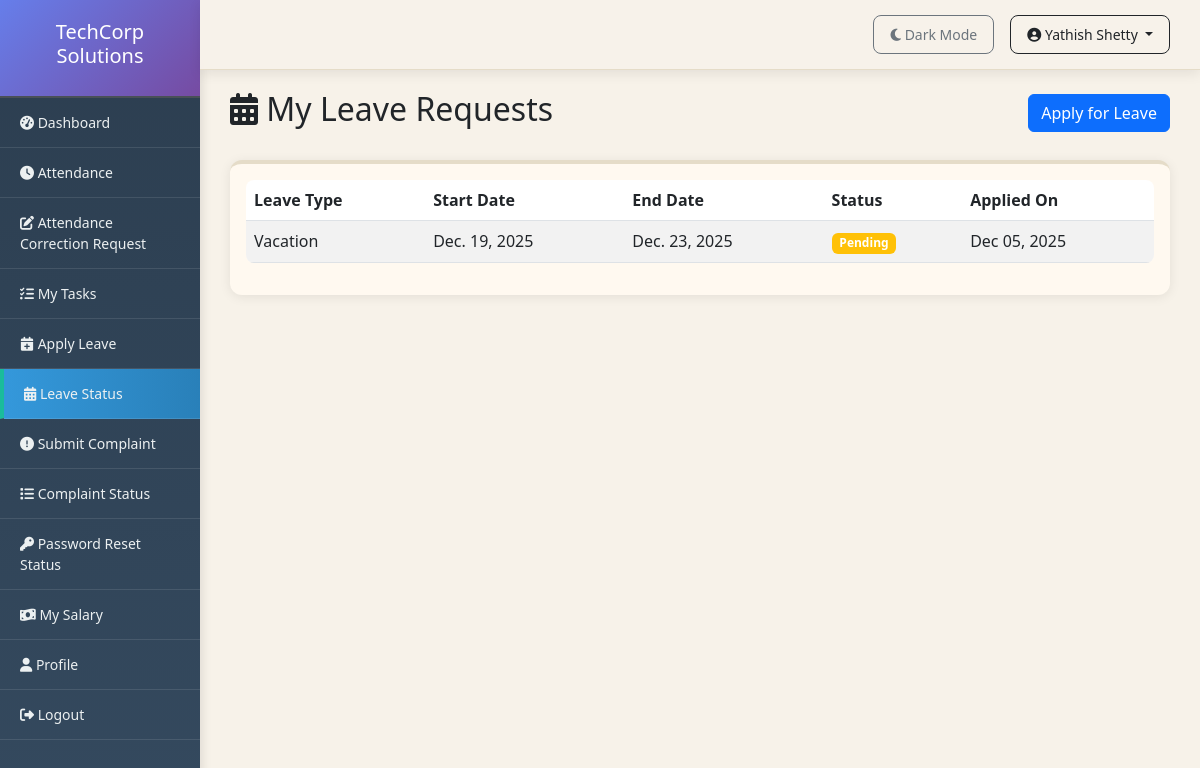
The app's page /leave/status/ (signed in) with its own data.
### employees/models.py (models this page shows, shortened)
class Leave(models.Model):
    STATUS_CHOICES = [
        ('pending', 'Pending'),
        ('approved', 'Approved'),
        ('rejected', 'Rejected'),
        ('cancelled', 'Cancelled'),
    ]
    LEAVE_TYPES = [
        ('sick', 'Sick Leave'),
        ('casual', 'Casual Leave'),
        ('vacation', 'Vacation'),
        ('emergency', 'Emergency'),
    ]
    employee = models.ForeignKey(Employee, on_delete=models.CASCADE)
    leave_type = models.CharField(max_length=20, choices=LEAVE_TYPES)
    start_date = models.DateField()
    end_date = models.DateField()
    reason = models.TextField()
    status = models.CharField(max_length=20, choices=STATUS_CHOICES, default='pending')
    applied_at = models.DateTimeField(auto_now_add=True)
    reviewed_by = models.ForeignKey(User, on_delete=models.SET_NULL, null=True, blank=True, related_name='reviewed_leaves')
    reviewed_at = models.DateTimeField(null=True, blank=True)
    admin_remarks = models.TextField(blank=True)

### employees/views.py (the view)
# urls.py: path('leave/status/', views.employee_leave_status, name='employee_leave_status'),
@login_required
def employee_leave_status(request):
    leaves = Leave.objects.filter(employee=request.user.employee).order_by('-applied_at')
    return render(request, 'employee/leave_status.html', {'leaves': leaves})

### employees/context_processors.py (called while the page is built, shortened)
def notifications(request):
    context = {
        'pending_count': 0,
        'leave_count': 0,
        'correction_count': 0,
        'password_reset_count': 0,
    }
    return context

### employees/templates/employee/leave_status.html (shortened to what this page needs)
{% extends 'base.html' %}
{% block content %}
<div class="d-flex justify-content-between align-items-center mb-4">
    <h2><i class="fas fa-calendar-alt"></i> My Leave Requests</h2>
    <a href="{% url 'employee_leave_apply' %}" class="btn btn-primary">Apply for Leave</a>
</div>
<div class="card">
    <div class="card-body">
        {% if leaves %}
            <div class="table-responsive">
                <table class="table table-striped">
                    <thead>
                        <tr>
                            <th>Leave Type</th>
                            <th>Start Date</th>
                            <th>End Date</th>
                            <th>Status</th>
                            <th>Applied On</th>
                        </tr>
                    </thead>
                    <tbody>
                        {% for leave in leaves %}
                        <tr>
                            <td>{{ leave.get_leave_type_display }}</td>
                            <td>{{ leave.start_date }}</td>
                            <td>{{ leave.end_date }}</td>
                            <td>
                                <span class="badge bg-{% if leave.status == 'approved' %}success{% elif leave.status == 'rejected' %}danger{% else %}warning{% endif %}">
                                    {{ leave.get_status_display }}
                                </span>
                            </td>
                            <td>{{ leave.applied_at|date:"M d, Y" }}</td>
                        </tr>
                        {% endfor %}
                    </tbody>
                </table>
            </div>
        {% else %}
            <p class="text-muted text-center">No leave requests found.</p>
        {% endif %}
    </div>
</div>
{% endblock %}

### employees/templates/base.html (shortened to what this page needs)
<!DOCTYPE html>
<html lang="en">
<head>
    <link href="https://cdn.jsdelivr.net/npm/bootstrap@5.3.0/dist/css/bootstrap.min.css" rel="stylesheet">
    <link rel="stylesheet" href="https://cdnjs.cloudflare.com/ajax/libs/font-awesome/6.4.0/css/all.min.css">
</head>
<body>
    <nav class="top-navbar d-flex justify-content-end align-items-center">
        <a href="{% url 'toggle_theme' %}" class="btn btn-sm btn-outline-secondary me-3">
            {% if user.is_authenticated and user.employee.theme_preference == 'dark' %}
                <i class="fas fa-sun"></i> Light Mode
            {% else %}
                <i class="fas fa-moon"></i> Dark Mode
            {% endif %}
        </a>
        <div class="dropdown">
            <button class="btn btn-sm btn-outline-dark dropdown-toggle" type="button" data-bs-toggle="dropdown">
                <i class="fas fa-user-circle"></i> {{ user.get_full_name|default:user.username }}
            </button>
        </div>
    </nav>
    <div class="container-fluid">
        <div class="row">
            <div class="col-md-2 sidebar">
                <div class="logo-header">
                    <h5>TechCorp Solutions</h5>
                </div>
                {% if user.is_staff %}
                <a href="{% url 'admin_dashboard' %}"><i class="fas fa-tachometer-alt"></i> Dashboard</a>
                <a href="{% url 'employee_list' %}"><i class="fas fa-users"></i> Employees</a>
                <a href="{% url 'department_list' %}"><i class="fas fa-building"></i> Departments</a>
                <a href="{% url 'task_list' %}"><i class="fas fa-tasks"></i> Tasks</a>
                <a href="{% url 'announcement_list' %}"><i class="fas fa-bullhorn"></i> Announcements</a>
                <a href="{% url 'leave_requests' %}"><i class="fas fa-calendar"></i> Leave Requests</a>
                <a href="{% url 'complaint_list' %}"><i class="fas fa-exclamation-circle"></i> Complaints</a>
                <a href="{% url 'review_list' %}"><i class="fas fa-star"></i> Reviews</a>
                <a href="{% url 'admin_attendance_list' %}"><i class="fas fa-clock"></i> Attendance</a>
                <a href="{% url 'admin_correction_list' %}"><i class="fas fa-edit"></i> Attendance Correction Request</a>
                <a href="{% url 'admin_password_reset_list' %}"><i class="fas fa-key"></i> Password Reset Requests</a>
                <a href="{% url 'vacancy_list' %}"><i class="fas fa-briefcase"></i> Job Vacancies</a>
                <a href="{% url 'application_list' %}"><i class="fas fa-file-alt"></i> Applications</a>
                <a href="{% url 'admin_salary_management' %}"><i class="fas fa-money-bill-wave"></i> Salary Management</a>
                {% else %}
                <a href="{% url 'employee_dashboard' %}"><i class="fas fa-tachometer-alt"></i> Dashboard</a>
                <a href="{% url 'employee_attendance' %}"><i class="fas fa-clock"></i> Attendance</a>
                <a href="{% url 'employee_correction_status' %}"><i class="fas fa-edit"></i> Attendance Correction Request</a>
                <a href="{% url 'employee_tasks' %}"><i class="fas fa-tasks"></i> My Tasks</a>
                <a href="{% url 'employee_leave_apply' %}"><i class="fas fa-calendar-plus"></i> Apply Leave</a>
                <a href="{% url 'employee_leave_status' %}"><i class="fas fa-calendar-alt"></i> Leave Status</a>
                <a href="{% url 'employee_complaint_submit' %}"><i class="fas fa-exclamation-circle"></i> Submit Complaint</a>
                <a href="{% url 'employee_complaint_track' %}"><i class="fas fa-list"></i> Complaint Status</a>
                <a href="{% url 'employee_password_reset_status' %}"><i class="fas fa-key"></i> Password Reset Status</a>
                <a href="{% url 'employee_salary' %}"><i class="fas fa-money-bill-wave"></i> My Salary</a>
                <a href="{% url 'employee_profile' %}"><i class="fas fa-user"></i> Profile</a>
                {% endif %}
                <a href="{% url 'logout' %}"><i class="fas fa-sign-out-alt"></i> Logout</a>
            </div>
            <div class="col-md-10 content">
                {% block content %}{% endblock %}
            </div>
        </div>
    </div>
</body>
</html>

### employees/templates/base.html (style rules this page uses)
* { transition: background-color 0.3s ease, color 0.3s ease; }
body { font-family: 'Segoe UI', Tahoma, Geneva, Verdana, sans-serif; }
.sidebar { position: fixed; top: 0; left: 0; height: 100vh; overflow-y: auto; background: linear-gradient(180deg, #2c3e50 0%, #34495e 100%) !important; padding: 0; width: 16.666667%; box-shadow: 2px 0 10px rgba(0,0,0,0.1); }
.sidebar a { color: #ecf0f1 !important; text-decoration: none; padding: 14px 20px; display: block; border-bottom: 1px solid rgba(255,255,255,0.1); transition: all 0.3s ease; font-size: 14px; }
.sidebar a.active { background: linear-gradient(90deg, #3498db 0%, #2980b9 100%) !important; border-left: 4px solid #1abc9c; padding-left: 20px; }
.sidebar .logo-header { background: linear-gradient(135deg, #667eea 0%, #764ba2 100%) !important; color: white !important; }
.content { padding: 30px; margin-top: 60px; margin-left: 16.666667%; background: #F7F2E9; min-height: calc(100vh - 60px); }
.card { background: #FFF9F0; backdrop-filter: blur(10px); border: none; border-top: 4px solid #E5DCC8; border-radius: 12px; box-shadow: 0 2px 12px rgba(0, 0, 0, 0.08); transition: transform 0.3s ease, box-shadow 0.3s ease; }
.logo-header { background: #2c3e50; color: white; padding: 20px; text-align: center; border-bottom: 2px solid #495057; }
.top-navbar { position: fixed; top: 0; right: 0; left: 16.666667%; z-index: 1000; background: rgba(247, 242, 233, 0.95); border-bottom: 1px solid #E5DCC8; padding: 15px 30px; box-shadow: 0 4px 12px rgba(0,0,0,0.08); backdrop-filter: blur(20px); }
.top-navbar .btn { border-radius: 8px; padding: 8px 16px; font-weight: 500; transition: all 0.3s ease; }
.table { border-radius: 8px; overflow: hidden; }

### records on screen
Leave: leave_type "Vacation", start_date "Dec. 19, 2025", end_date "Dec. 23, 2025", status "Pending", applied_at "Dec 05, 2025"

### other values on screen
{{ user.get_full_name|default:user.username }} "Yathish Shetty"
